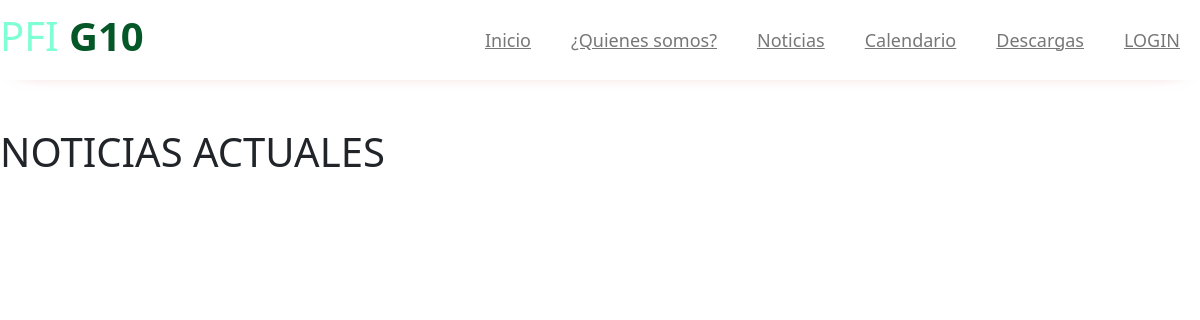
The page /Noticias/listar on the database as committed earlier.
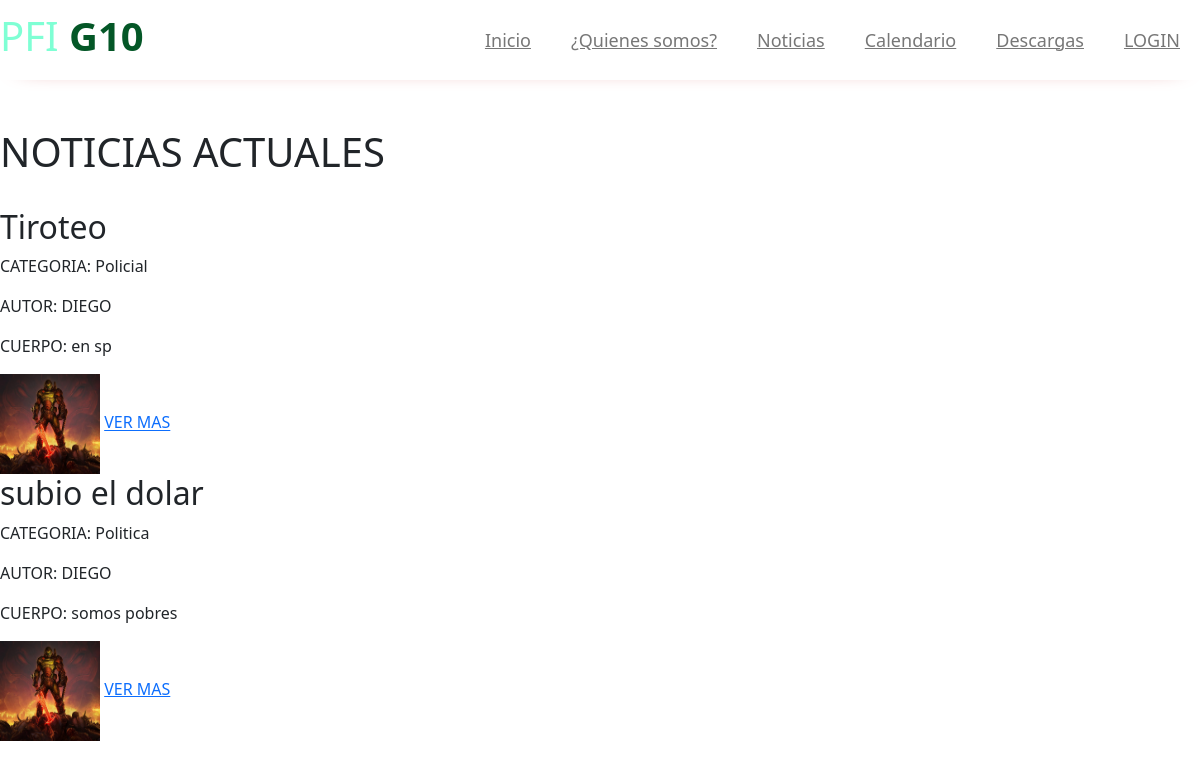
The same page on the database as committed later.
### apps/noticias/models.py (models this page shows, shortened)
class Noticia(models.Model):
	titulo = models.CharField(max_length = 120)
	creado = models.DateField(auto_now_add = True)
	cuerpo = models.TextField()
	autor = models.CharField(max_length = 50, null=True, blank = True)
	imagen = models.ImageField(upload_to = 'noticias', null=True, blank = True)
	categoria = models.ForeignKey(Categoria, on_delete = models.CASCADE, null = True)

class Categoria(models.Model):
	nombre = models.CharField(max_length = 60)
	descripcion = models.CharField(max_length = 250, null = True, blank = True)

### apps/noticias/views.py (the view)
# urls.py: path('listar', views.Listar, name = 'listar_noticias'),
def Listar(request):
	ctx = {}
	todas = Noticia.objects.all()
	ctx['notis'] = todas
	return render(request,'noticias/listar_noticias.html',ctx)

### templates/noticias/listar_noticias.html
{% extends 'base.html' %}
{% load static %}
{% block contenido %}
	<h1>NOTICIAS ACTUALES</h1>
	<br>
	{% for n in notis %}
		<h2>{{ n.titulo }}</h2>
		<p>CATEGORIA: {{ n.categoria.nombre }}</p>
		{% if n.autor %}
			<p>AUTOR: {{ n.autor }}</p>
		{% endif %}
		<p>CUERPO: {{ n.cuerpo }}</p>
		{% if n.imagen %}
			<img src="{{ n.imagen.url }}" width="100px" height="100px">
		{% else %}
			<p>NO TIENE IMAGEN </p>
		{% endif %}
		<a href="{% url 'noticias:detalle_noticias' n.pk %}">VER MAS</a>
	{% endfor %}
{% endblock contenido %}

### templates/base.html (shortened to what this page needs)
{% load static %}
<link href="https://cdn.jsdelivr.net/npm/bootstrap@5.0.2/dist/css/bootstrap.min.css" rel="stylesheet">
<!DOCTYPE html>
<html>
<head>
	<link rel="stylesheet" type="text/css" href="{% static 'css/main.css' %}">
</head>
<body>
 <header>
	<div class="header-content">
		<div class="logo">
			<h1>PFI <b>G10</b> </h1>
		</div>
		<div class="menu">
			<nav>
				<ul>
					<li><a href="{% url 'home' %}">Inicio</a></li>
					<li><a href="{%url 'somos:quienes_somos'%}">¿Quienes somos?</a></li>
					<li><a href="{% url 'noticias:listar_noticias' %}">Noticias</a></li>
					<li><a href="#">Calendario</a></li>
					<li><a href="#">Descargas</a></li>
					{% if user.is_authenticated %}
						<span>HOLA {{user.username}}!!</span>
						<li><a href="{% url 'logout' %}">LOGOUT</a></li>
					{% else %}
						<li><a href="{% url 'login' %}">LOGIN</a></li>
					{% endif %}
				</ul>
			</nav>
		</div>
	</div>
<br><br>
	{% block contenido %}
	{% endblock contenido %}
</header>
</body>
</html>

### static/css/main.css (style rules this page uses)
header { position: fixed; top: 0; left: 0; width: 100%; height: 80px; background: rgb(255, 255, 255); box-shadow: 0 4px 25px -22px rgb(180, 0, 0); z-index: 2; }
.header-content { max-width: 1200px; margin: auto; display: flex; justify-content: space-between; }
.logo { height: 80px; display: flex; justify-content: center; align-items: center; }
.logo h1 b { color: #045727; }
.logo h1 { color: aquamarine; }
.menu { height: 80px; }
.menu nav { height: 100%; }
.menu nav ul { height: 100%; display: flex; list-style: none; }
.menu nav ul li { height: 100%; margin: 0px 20px; display: flex; justify-content: center; align-items: center; position: relative; }
.menu nav ul li a { color: #777777; font-size: 18px; transition: color 300ms; }

Rows that differ between the two databases and show on the page:
added Noticia: titulo "Tiroteo", categoria.nombre "Policial", autor "DIEGO", cuerpo "en sp", imagen (picture)
added Noticia: titulo "subio el dolar", categoria.nombre "Politica", autor "DIEGO", cuerpo "somos pobres", imagen (picture)
